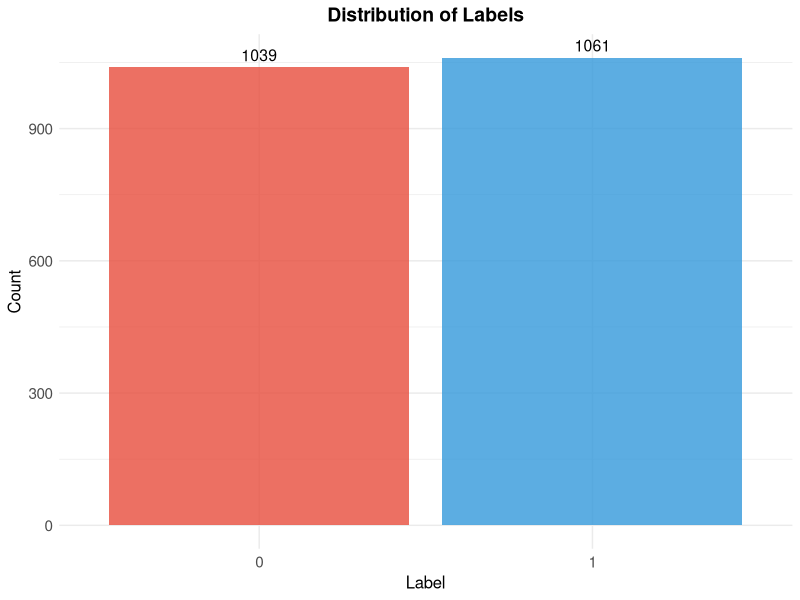
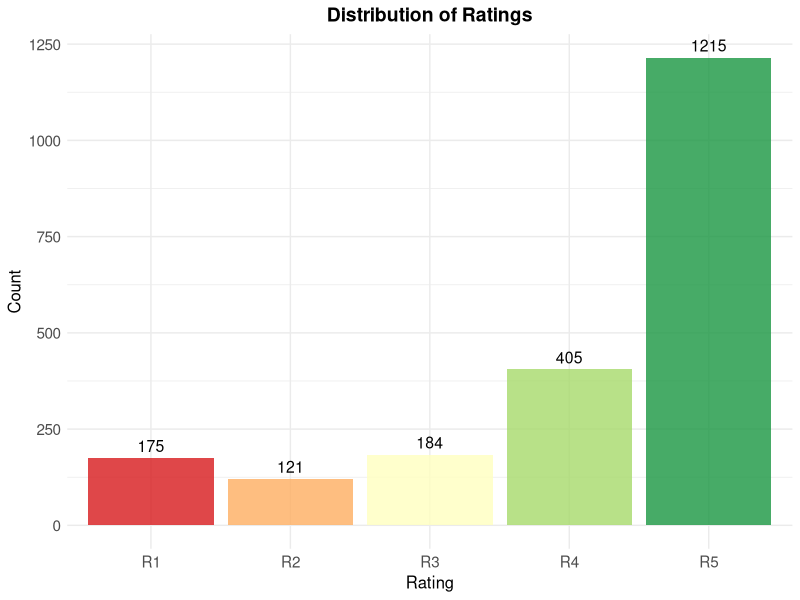
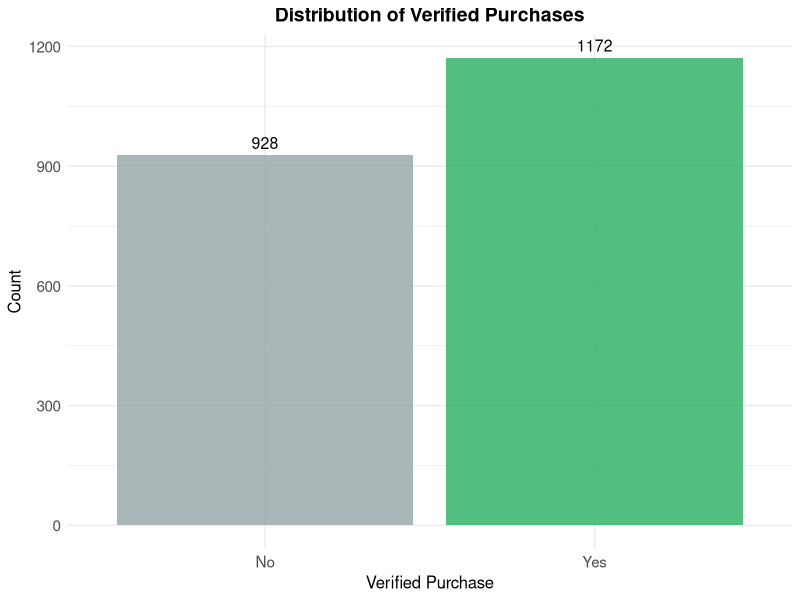
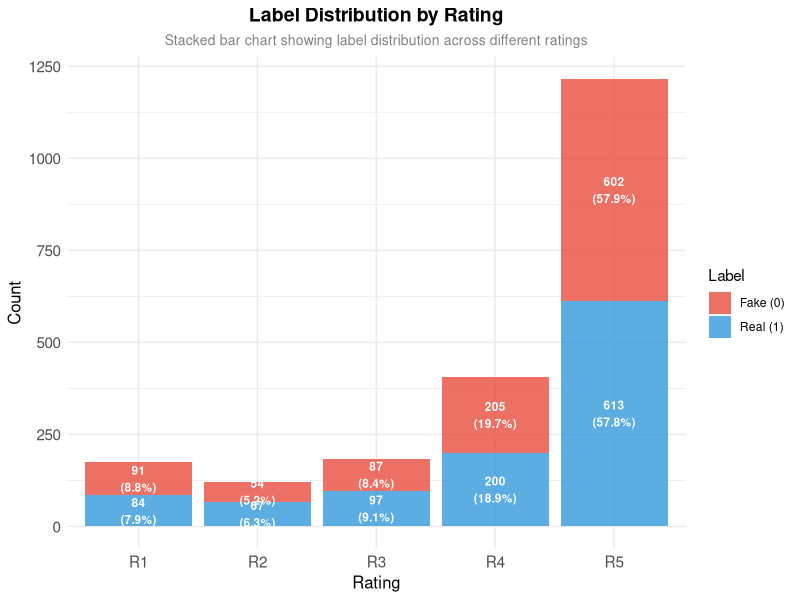
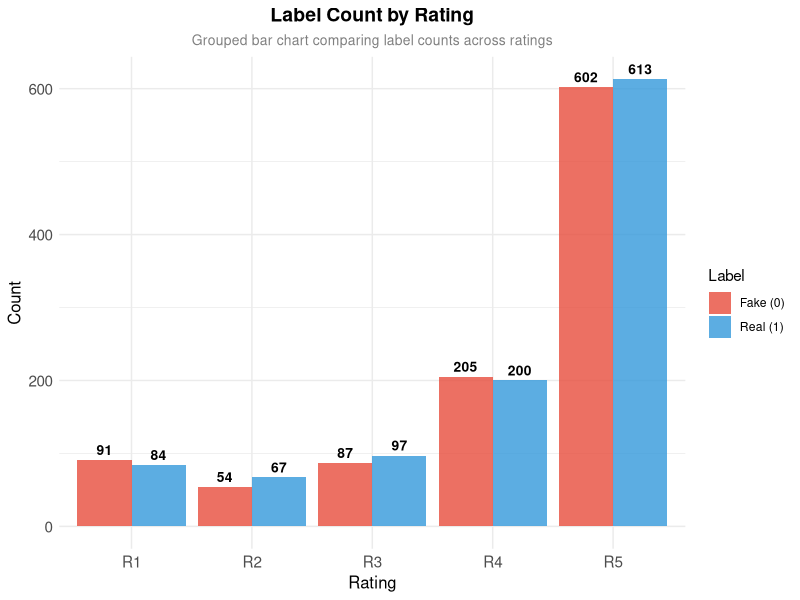
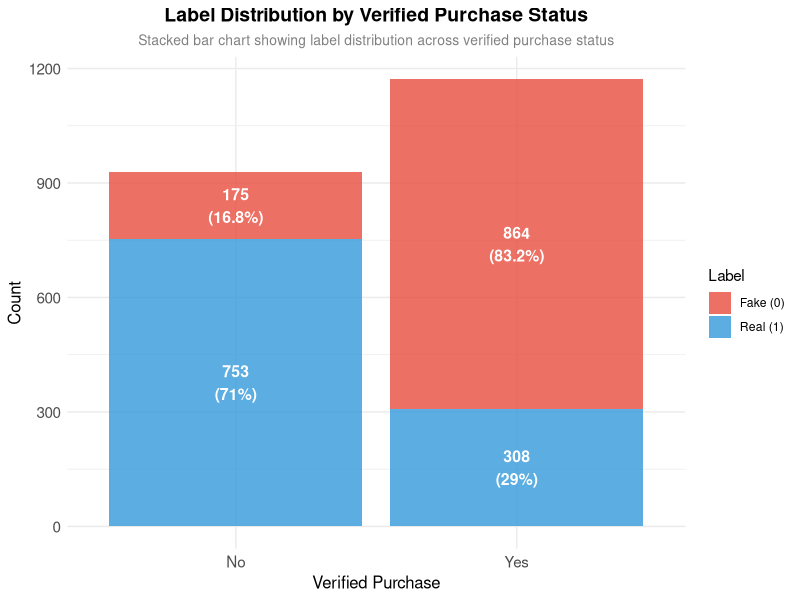
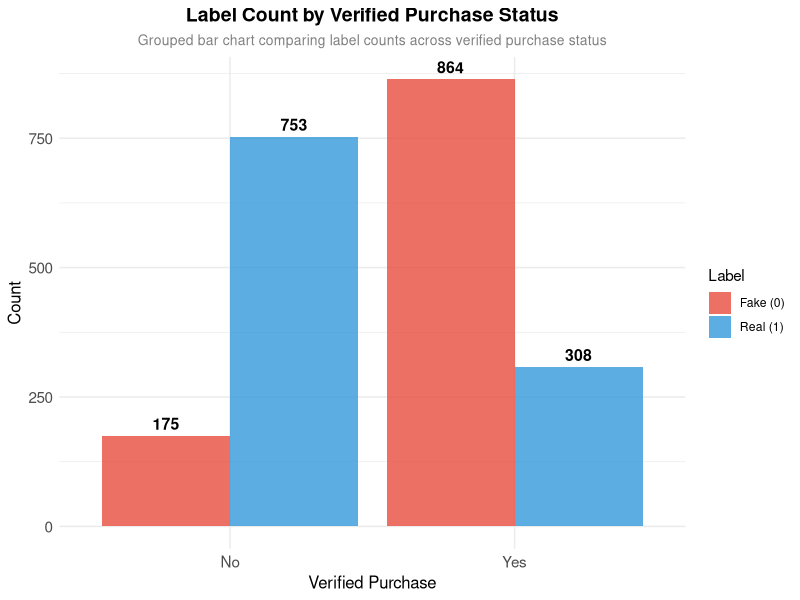
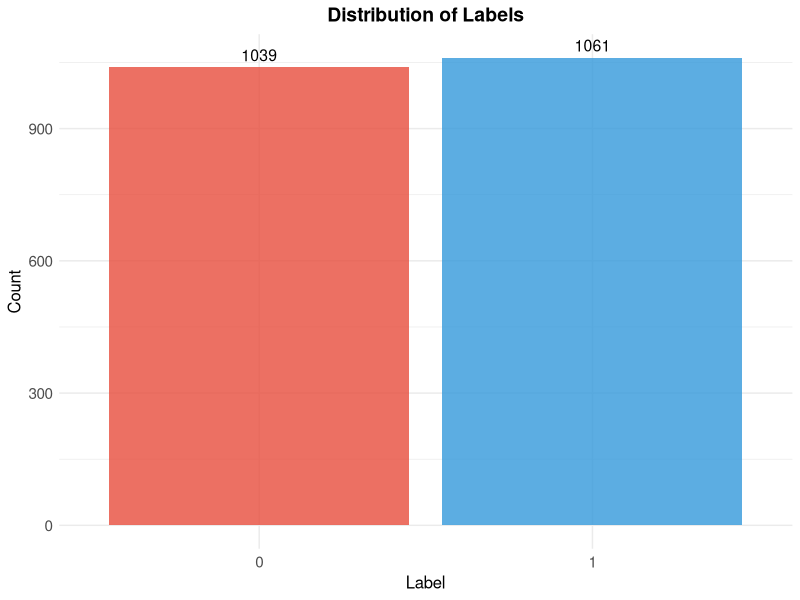

Recreate these plots in R, in order.
# Data Preprocessing Script for Machine Learning Models
# This script loads and preprocesses the Amazon reviews data
# Used by ML models: GLM, XGBoost, Random Forest, etc.
# These models use sparse.model.matrix or model.matrix which handle factors automatically

# Load required libraries
library(tm)
library(magrittr)
library(SnowballC)  # Required for stemDocument function
library(ggplot2)

# Load data
cat("Loading data...\n")
reviews <- read.csv('data_new.csv')

# Data preprocessing
cat("Preprocessing data...\n")
reviews$LABEL <- as.factor(ifelse(reviews$LABEL == '__label1__', 1, 0))
reviews$REVIEW_TITLE <- as.character(reviews$REVIEW_TITLE)
reviews$REVIEW_TEXT <- as.character(reviews$REVIEW_TEXT)

# VERIFIED_PURCHASE: Categorical variable (Y/N), treated as factor
reviews$VERIFIED_PURCHASE <- factor(
  ifelse(reviews$VERIFIED_PURCHASE == 'Y', "Y", "N"),
  levels = c("N", "Y")
)

# Ensure factor levels are valid R variable names for formulas
# Fix for contrasts error in GLM/XGBoost
levels(reviews$VERIFIED_PURCHASE) <- make.names(levels(reviews$VERIFIED_PURCHASE))

# RATING: Categorical variable (1-5 stars), treated as factor, not ordinal
reviews$RATING <- factor(reviews$RATING, levels = sort(unique(reviews$RATING)))
levels(reviews$RATING) <- paste0("R", levels(reviews$RATING)) # R1, R2... for valid names

# PRODUCT_CATEGORY: Categorical variable, convert to factor
reviews$PRODUCT_CATEGORY <- factor(reviews$PRODUCT_CATEGORY)
levels(reviews$PRODUCT_CATEGORY) <- make.names(levels(reviews$PRODUCT_CATEGORY))

# Create corpus and document-term matrix for REVIEW_TEXT
cat("Creating document-term matrix for REVIEW_TEXT...\n")
corpus.text <- VCorpus(VectorSource(reviews$REVIEW_TEXT)) %>% 
  tm_map(removeWords, stopwords()) %>% 
  tm_map(removePunctuation) %>%
  tm_map(removeNumbers) %>% 
  tm_map(content_transformer(tolower)) %>% 
  tm_map(stemDocument)

dtm.text <- DocumentTermMatrix(corpus.text)
dtm.text.cleaned <- removeSparseTerms(dtm.text, .9995)

# Create corpus and document-term matrix for REVIEW_TITLE
cat("Creating document-term matrix for REVIEW_TITLE...\n")
corpus.title <- VCorpus(VectorSource(reviews$REVIEW_TITLE)) %>% 
  tm_map(removeWords, stopwords()) %>% 
  tm_map(removePunctuation) %>%
  tm_map(removeNumbers) %>% 
  tm_map(content_transformer(tolower)) %>% 
  tm_map(stemDocument)

dtm.title <- DocumentTermMatrix(corpus.title)
dtm.title.cleaned <- removeSparseTerms(dtm.title, .9995)

# Add prefix to distinguish title and text features
text.terms <- paste0("TEXT_", Terms(dtm.text.cleaned))
title.terms <- paste0("TITLE_", Terms(dtm.title.cleaned))

# Convert to matrices and rename columns
dtm.text.matrix <- as.matrix(dtm.text.cleaned)
colnames(dtm.text.matrix) <- text.terms

dtm.title.matrix <- as.matrix(dtm.title.cleaned)
colnames(dtm.title.matrix) <- title.terms

# Select only required columns: LABEL, RATING, VERIFIED_PURCHASE, PRODUCT_CATEGORY
# Keep original columns for reference (will be excluded in model formulas)
reviews.selected <- reviews[, c("LABEL", "RATING", "VERIFIED_PURCHASE", "PRODUCT_CATEGORY", 
                                "DOC_ID", "PRODUCT_ID", "PRODUCT_TITLE", "REVIEW_TITLE", "REVIEW_TEXT")]

# Combine with text features
reviews.corpus <- data.frame(reviews.selected, dtm.text.matrix, dtm.title.matrix)

# Visualize 
# Create figures directory if it doesn't exist
if (!dir.exists("figures")) {
  dir.create("figures")
}

cat("Generating data visualization plots...\n")

# 1. Distribution plots with improved styling
# a. LABEL distribution
ggplot(reviews.corpus, aes(x = LABEL, fill = LABEL)) +
  geom_bar(alpha = 0.8) +
  scale_fill_manual(values = c("0" = "#E74C3C", "1" = "#3498DB"), guide = "none") +
  labs(title = "Distribution of Labels",
       x = "Label", y = "Count") +
  theme_minimal() +
  theme(plot.title = element_text(hjust = 0.5, size = 14, face = "bold"),
        axis.text = element_text(size = 11),
        axis.title = element_text(size = 12)) +
  geom_text(stat = 'count', aes(label = ..count..), vjust = -0.5, size = 4)
ggsave("figures/data_preprocessing_label_distribution.png", width = 8, height = 6, dpi = 300)

# b. RATING distribution
ggplot(reviews.corpus, aes(x = RATING, fill = RATING)) +
  geom_bar(alpha = 0.8) +
  scale_fill_brewer(palette = "RdYlGn", guide = "none") +
  labs(title = "Distribution of Ratings",
       x = "Rating", y = "Count") +
  theme_minimal() +
  theme(plot.title = element_text(hjust = 0.5, size = 14, face = "bold"),
        axis.text = element_text(size = 11),
        axis.title = element_text(size = 12)) +
  geom_text(stat = 'count', aes(label = ..count..), vjust = -0.5, size = 4)
ggsave("figures/data_preprocessing_rating_distribution.png", width = 8, height = 6, dpi = 300)

# c. VERIFIED_PURCHASE distribution
# Create a display version of VERIFIED_PURCHASE for visualization
verif_levels <- levels(reviews.corpus$VERIFIED_PURCHASE)
verif_labels <- ifelse(grepl("^Y$|^Y\\.", verif_levels), "Yes", "No")
reviews.corpus$VERIFIED_PURCHASE_FACTOR <- factor(reviews.corpus$VERIFIED_PURCHASE, 
                                                    levels = verif_levels,
                                                    labels = verif_labels)
ggplot(reviews.corpus, aes(x = VERIFIED_PURCHASE_FACTOR, fill = VERIFIED_PURCHASE_FACTOR)) +
  geom_bar(alpha = 0.8) +
  scale_fill_manual(values = c("No" = "#95A5A6", "Yes" = "#27AE60"), guide = "none") +
  labs(title = "Distribution of Verified Purchases",
       x = "Verified Purchase", y = "Count") +
  theme_minimal() +
  theme(plot.title = element_text(hjust = 0.5, size = 14, face = "bold"),
        axis.text = element_text(size = 11),
        axis.title = element_text(size = 12)) +
  geom_text(stat = 'count', aes(label = ..count..), vjust = -0.5, size = 4)
ggsave("figures/data_preprocessing_verified_purchases_distribution.png", width = 8, height = 6, dpi = 300)

# 2. Relationship visualizations using appropriate chart types
# a. LABEL vs RATING: Stacked bar chart showing proportions
label_rating_data <- as.data.frame(table(reviews.corpus$LABEL, reviews.corpus$RATING))
names(label_rating_data) <- c("Label", "Rating", "Count")
label_rating_data$Label <- factor(label_rating_data$Label, levels = c("0", "1"), labels = c("Fake (0)", "Real (1)"))

# Calculate percentages for each label
label_totals <- aggregate(Count ~ Label, label_rating_data, sum)
label_rating_data$Percentage <- apply(label_rating_data, 1, function(x) {
  total <- label_totals[label_totals$Label == x["Label"], "Count"]
  round(as.numeric(x["Count"]) / total * 100, 1)
})

ggplot(label_rating_data, aes(x = Rating, y = Count, fill = Label)) +
  geom_bar(stat = "identity", position = "stack", alpha = 0.8) +
  scale_fill_manual(values = c("Fake (0)" = "#E74C3C", "Real (1)" = "#3498DB"),
                    name = "Label") +
  labs(title = "Label Distribution by Rating",
       x = "Rating", y = "Count",
       subtitle = "Stacked bar chart showing label distribution across different ratings") +
  theme_minimal() +
  theme(plot.title = element_text(hjust = 0.5, size = 14, face = "bold"),
        plot.subtitle = element_text(hjust = 0.5, size = 10, color = "gray50"),
        axis.text = element_text(size = 11),
        axis.title = element_text(size = 12),
        legend.position = "right") +
  geom_text(aes(label = paste0(Count, "\n(", Percentage, "%)")), 
            position = position_stack(vjust = 0.5), size = 3, color = "white", fontface = "bold")
ggsave("figures/data_preprocessing_label_rating_correlation.png", width = 10, height = 6, dpi = 300)

# b. LABEL vs RATING: Grouped bar chart for better comparison
ggplot(label_rating_data, aes(x = Rating, y = Count, fill = Label)) +
  geom_bar(stat = "identity", position = "dodge", alpha = 0.8) +
  scale_fill_manual(values = c("Fake (0)" = "#E74C3C", "Real (1)" = "#3498DB"),
                    name = "Label") +
  labs(title = "Label Count by Rating",
       x = "Rating", y = "Count",
       subtitle = "Grouped bar chart comparing label counts across ratings") +
  theme_minimal() +
  theme(plot.title = element_text(hjust = 0.5, size = 14, face = "bold"),
        plot.subtitle = element_text(hjust = 0.5, size = 10, color = "gray50"),
        axis.text = element_text(size = 11),
        axis.title = element_text(size = 12),
        legend.position = "right") +
  geom_text(aes(label = Count), position = position_dodge(width = 0.9), 
            vjust = -0.5, size = 3.5, fontface = "bold")
ggsave("figures/data_preprocessing_label_rating_grouped.png", width = 10, height = 6, dpi = 300)

# c. LABEL vs VERIFIED_PURCHASE: Stacked bar chart
label_verified_data <- as.data.frame(table(reviews.corpus$LABEL, reviews.corpus$VERIFIED_PURCHASE_FACTOR))
names(label_verified_data) <- c("Label", "VerifiedPurchase", "Count")
label_verified_data$Label <- factor(label_verified_data$Label, levels = c("0", "1"), labels = c("Fake (0)", "Real (1)"))

# Calculate percentages
verified_totals <- aggregate(Count ~ Label, label_verified_data, sum)
label_verified_data$Percentage <- apply(label_verified_data, 1, function(x) {
  total <- verified_totals[verified_totals$Label == x["Label"], "Count"]
  round(as.numeric(x["Count"]) / total * 100, 1)
})

ggplot(label_verified_data, aes(x = VerifiedPurchase, y = Count, fill = Label)) +
  geom_bar(stat = "identity", position = "stack", alpha = 0.8) +
  scale_fill_manual(values = c("Fake (0)" = "#E74C3C", "Real (1)" = "#3498DB"),
                    name = "Label") +
  labs(title = "Label Distribution by Verified Purchase Status",
       x = "Verified Purchase", y = "Count",
       subtitle = "Stacked bar chart showing label distribution across verified purchase status") +
  theme_minimal() +
  theme(plot.title = element_text(hjust = 0.5, size = 14, face = "bold"),
        plot.subtitle = element_text(hjust = 0.5, size = 10, color = "gray50"),
        axis.text = element_text(size = 11),
        axis.title = element_text(size = 12),
        legend.position = "right") +
  geom_text(aes(label = paste0(Count, "\n(", Percentage, "%)")), 
            position = position_stack(vjust = 0.5), size = 4, color = "white", fontface = "bold")
ggsave("figures/data_preprocessing_label_verified_purchases_correlation.png", width = 8, height = 6, dpi = 300)

# d. LABEL vs VERIFIED_PURCHASE: Grouped bar chart
ggplot(label_verified_data, aes(x = VerifiedPurchase, y = Count, fill = Label)) +
  geom_bar(stat = "identity", position = "dodge", alpha = 0.8) +
  scale_fill_manual(values = c("Fake (0)" = "#E74C3C", "Real (1)" = "#3498DB"),
                    name = "Label") +
  labs(title = "Label Count by Verified Purchase Status",
       x = "Verified Purchase", y = "Count",
       subtitle = "Grouped bar chart comparing label counts across verified purchase status") +
  theme_minimal() +
  theme(plot.title = element_text(hjust = 0.5, size = 14, face = "bold"),
        plot.subtitle = element_text(hjust = 0.5, size = 10, color = "gray50"),
        axis.text = element_text(size = 11),
        axis.title = element_text(size = 12),
        legend.position = "right") +
  geom_text(aes(label = Count), position = position_dodge(width = 0.9), 
            vjust = -0.5, size = 4, fontface = "bold")
ggsave("figures/data_preprocessing_label_verified_purchases_grouped.png", width = 8, height = 6, dpi = 300)

cat("Data visualization plots saved to figures/ directory.\n")

# Split data
set.seed(245)
train <- sample(nrow(reviews.corpus), .75 * nrow(reviews.corpus))
reviews.train <- reviews.corpus[train,]
reviews.test <- reviews.corpus[-train,]

cat("Data preprocessing complete.\n")
cat("Training set size:", nrow(reviews.train), "\n")
cat("Test set size:", nrow(reviews.test), "\n")
cat("Total features:", ncol(reviews.corpus), "\n")
